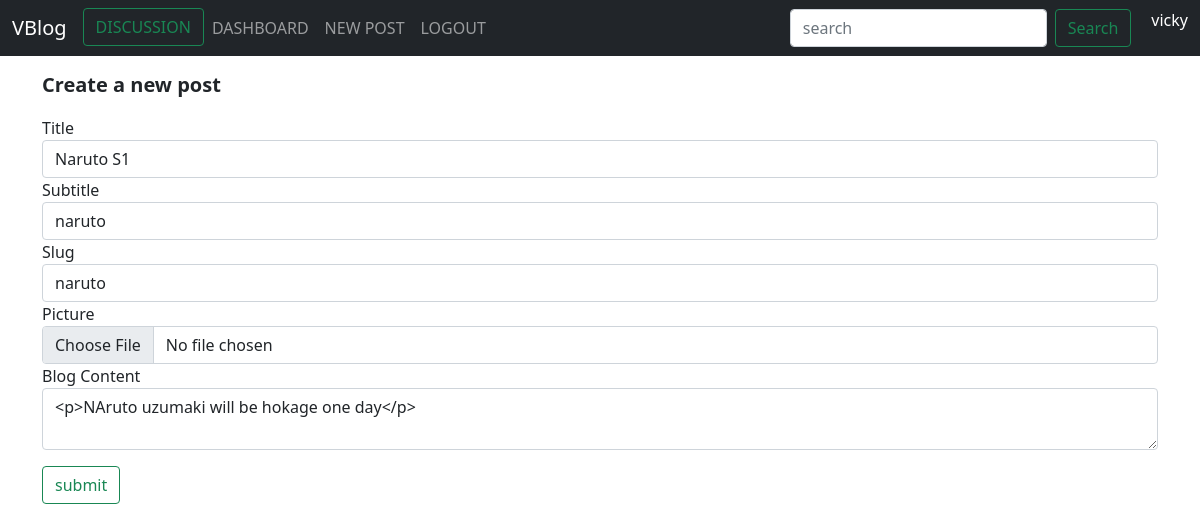
Screenshot of /edit_post/naruto (signed in) with the database file from the repository.
### app.py (models this page shows)
class Users(db.Model,UserMixin):
    __tablename__ = "users"
    id = db.Column(db.Integer,primary_key=True)
    email = db.Column(db.String(100),unique=True)
    password = db.Column(db.String(100))
    name = db.Column(db.String(100))
    posts = db.relationship("BlogPost", backref="poster")
    comments = relationship("Comments", back_populates="comment_author")
    thread_posts = relationship("Thread", back_populates="thread_author")
    thread_comments_one = relationship("ThreadCommentsOne", back_populates="thread_comment_author")
    thread_comments_two = relationship("ThreadCommentsTwo", back_populates="thread_comment_two_author")

class BlogPost(db.Model):
    __tablename__ = "blog_post"
    id = db.Column(db.Integer, primary_key=True)
    title = db.Column(db.String(250), nullable=False)
    subtitle = db.Column(db.String(250), nullable=False)
    slug = db.Column(db.String(250), nullable=False,unique=True)
    date = db.Column(db.String(250), nullable=False)
    body = db.Column(db.Text, nullable=False)
    pic = db.Column(db.String,nullable=True)
    poster_id = db.Column(db.Integer,db.ForeignKey("users.id"))
    comments = relationship("Comments", back_populates="parent_post")

### app.py (the view, shortened to what this page needs)
@app.route("/edit_post/<string:slug>",methods=["POST","GET"])
@login_required
def edit_post(slug):
    required_post = BlogPost.query.filter_by(slug=slug).first()
    edit_form = NewPost(
            title=required_post.title,
            subtitle=required_post.subtitle,
            slug=required_post.slug,
            body=required_post.body,
    )
    return render_template("new_post.html",form=edit_form,current_user=current_user)

### forms.py
class NewPost(FlaskForm):
    title = StringField(name="title",validators=[DataRequired(),validators.Length(max=250)])
    subtitle = StringField(name="subtitle",validators=[DataRequired(),validators.Length(max=250)])
    slug = StringField(name="slug",validators=[DataRequired(),validators.Length(max=250)])
    body = CKEditorField(name="blog content",validators=[DataRequired()])
    pic = FileField(name="picture",validators=[FileAllowed(upload_set=["png","webp","gif","jpg","jpeg"])])
    submit = SubmitField("submit")

class SearchForm(FlaskForm):
    search = SearchField(name="search",render_kw={"placeholder": "search"})
    submit = SubmitField(name="search")

### app.py (called while the page is built)
@login_manager.user_loader
def load_user(user_id):
    return Users.query.get(int(user_id))

@app.context_processor
def inject_data():
    search_form = SearchForm()
    return dict(search_form=search_form)

### templates/new_post.html (shortened to what this page needs)
{% extends "base.html" %}
{% block content %}
{% include "nav_bar.html" %}
    <form style="margin-top: 70px;" method="POST" class="container" enctype="multipart/form-data">
        <p style="font-weight: bold;font-size: 20px;">Create a  new post</p>
    <div class="mb-3 ">
                {{ form.title.label(class="form-lable") }} {{ form.title(class="form-control") }}
             {{ form.subtitle.label(class="form-lable") }} {{ form.subtitle(class="form-control") }}
            {{ form.slug.label(class="form-lable") }} {{ form.slug(class="form-control")  }}
             {{ form.pic.label(class="form-lable") }} {{ form.pic(class="form-control")  }}
               {{ form.body.label(class="form-lable") }} {{ form.body(class="form-control") }}
        {{ form.submit(class="btn btn-outline-success mt-3") }}
    </div>
    </form>
{% endblock %}

### templates/nav_bar.html (shortened to what this page needs)
    <nav class="navbar fixed-top navbar-expand-lg navbar-dark bg-dark">
    <div class="container-fluid">
        <a class="navbar-brand" href="{{ url_for("index") }}">VBlog</a>
        <div class="collapse navbar-collapse" id="navbarTogglerDemo03">
            <ul class="navbar-nav me-auto mb-2 mb-lg-0">
                <li class="nav-item">
                    <a class="btn btn-outline-success" aria-current="page" href="{{ url_for("discussion") }}">DISCUSSION</a>
                </li>
                {% if current_user.is_authenticated %}
                    <li class="nav-item">
                        <a class="nav-link" href="{{ url_for("dashboard") }}">DASHBOARD</a>
                    </li>
                    <li class="nav-item">
                        <a class="nav-link" href="{{ url_for("new_post") }}">NEW POST</a>
                    </li>
                    <li class="nav-item">
                        <a class="nav-link" href="{{ url_for("logout") }}">LOGOUT</a>
                    </li>
                {% endif %}
            </ul>
            <form class="d-flex" style="margin-right: 20px;" action="{{ url_for("search") }}" method="post">
                {{ search_form.search(class="form-control me-2") }}
                {{ search_form.submit(class="btn btn-outline-success") }}
            </form>
            <div class="d-flex">
                <p style="color: white;">{{current_user.name}}</p>
            </div>
        </div>
    </div>
</nav>

### rows the page displays
Users: name "vicky"
BlogPost: title "Naruto S1", subtitle "naruto", slug "naruto"
